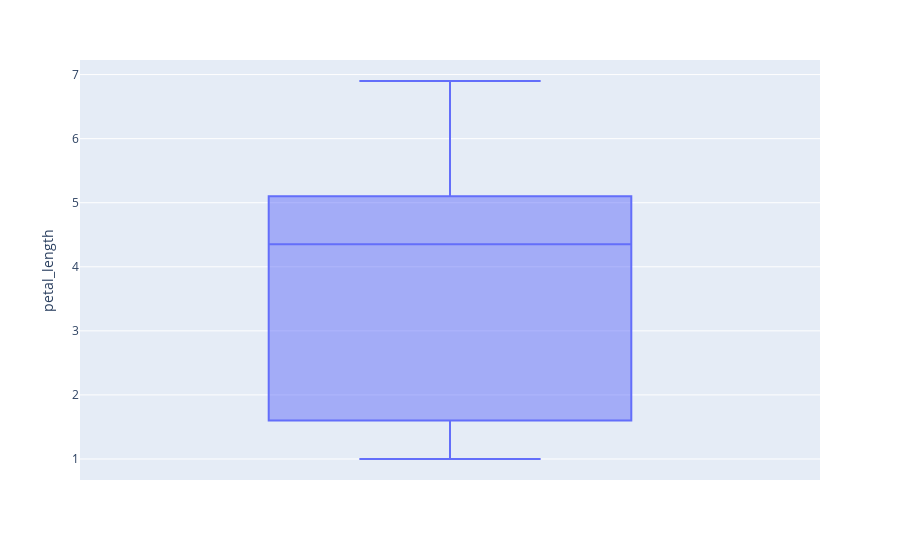

Here is the notebook cell this chart was saved with:
### Code cell
px.box(df,y="petal_length")

### Figure 1 — Plotly figure (JSON) as saved in the notebook; plotly's stock layout.template omitted (floating-point values rounded to 4 significant figures; data arrays with more than 128 entries replaced by an {"elided": "..."} marker saying what was removed)
{"data": [{"alignmentgroup": "True", "hovertemplate": "petal_length=%{y}<extra></extra>", "legendgroup": "", "marker": {"color": "#636efa"}, "name": "", "notched": false, "offsetgroup": "", "orientation": "v", "showlegend": false, "type": "box", "x0": " ", "xaxis": "x", "y": {"elided": "150 float values"}, "y0": " ", "yaxis": "y"}], "layout": {"boxmode": "group", "legend": {"tracegroupgap": 0}, "margin": {"t": 60}, "xaxis": {"anchor": "y", "domain": [0, 1]}, "yaxis": {"anchor": "x", "domain": [0, 1], "title": {"text": "petal_length"}}}}
